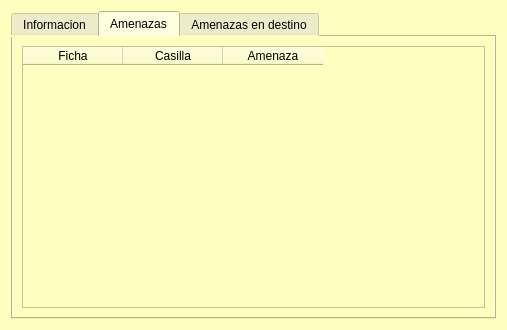
<?xml version="1.0" encoding="UTF-8"?>
<ui version="4.0">
 <class>frmShowFicha</class>
 <widget class="QDialog" name="frmShowFicha">
  <property name="geometry">
   <rect>
    <x>0</x>
    <y>0</y>
    <width>507</width>
    <height>330</height>
   </rect>
  </property>
  <property name="styleSheet">
   <string notr="true">background-color: rgb(253, 255, 190);</string>
  </property>
  <layout class="QHBoxLayout" name="horizontalLayout">
   <item>
    <widget class="QTabWidget" name="tabWidget">
     <property name="currentIndex">
      <number>1</number>
     </property>
     <widget class="QWidget" name="tab">
      <attribute name="title">
       <string>Informacion</string>
      </attribute>
      <layout class="QHBoxLayout" name="horizontalLayout_2">
       <item>
        <layout class="QVBoxLayout" name="verticalLayout">
         <item>
          <widget class="QLabel" name="lblName">
           <property name="text">
            <string>TextLabel</string>
           </property>
           <property name="alignment">
            <set>Qt::AlignCenter</set>
           </property>
          </widget>
         </item>
         <item>
          <widget class="QLabel" name="lblFicha">
           <property name="text">
            <string/>
           </property>
           <property name="pixmap">
            <pixmap resource="../images/glparchis.qrc">:/glparchis/fichaamarilla.png</pixmap>
           </property>
           <property name="alignment">
            <set>Qt::AlignCenter</set>
           </property>
          </widget>
         </item>
         <item>
          <widget class="QLabel" name="lblJugador">
           <property name="text">
            <string>TextLabel</string>
           </property>
           <property name="alignment">
            <set>Qt::AlignCenter</set>
           </property>
          </widget>
         </item>
         <item>
          <widget class="QLabel" name="lblRuta">
           <property name="text">
            <string>TextLabel</string>
           </property>
           <property name="alignment">
            <set>Qt::AlignCenter</set>
           </property>
          </widget>
         </item>
        </layout>
       </item>
      </layout>
     </widget>
     <widget class="QWidget" name="tab_2">
      <attribute name="title">
       <string>Amenazas</string>
      </attribute>
      <layout class="QHBoxLayout" name="horizontalLayout_3">
       <item>
        <widget class="QTableWidget" name="tblAmenazas">
         <property name="styleSheet">
          <string notr="true">background-color: rgb(253, 255, 190);</string>
         </property>
         <column>
          <property name="text">
           <string>Ficha</string>
          </property>
         </column>
         <column>
          <property name="text">
           <string>Casilla</string>
          </property>
         </column>
         <column>
          <property name="text">
           <string>Amenaza</string>
          </property>
         </column>
        </widget>
       </item>
      </layout>
     </widget>
     <widget class="QWidget" name="tab_3">
      <attribute name="title">
       <string>Amenazas en destino</string>
      </attribute>
      <layout class="QHBoxLayout" name="horizontalLayout_6">
       <item>
        <layout class="QVBoxLayout" name="verticalLayout_3">
         <item>
          <layout class="QHBoxLayout" name="horizontalLayout_4">
           <item>
            <widget class="QLabel" name="label">
             <property name="text">
              <string>Numero de casillas a avanzar</string>
             </property>
            </widget>
           </item>
           <item>
            <widget class="QComboBox" name="cmbDestino">
             <property name="sizeAdjustPolicy">
              <enum>QComboBox::AdjustToContents</enum>
             </property>
             <item>
              <property name="text">
               <string>Selecciona un numero</string>
              </property>
             </item>
             <item>
              <property name="text">
               <string>1</string>
              </property>
             </item>
             <item>
              <property name="text">
               <string>2</string>
              </property>
             </item>
             <item>
              <property name="text">
               <string>3</string>
              </property>
             </item>
             <item>
              <property name="text">
               <string>4</string>
              </property>
             </item>
             <item>
              <property name="text">
               <string>5</string>
              </property>
             </item>
             <item>
              <property name="text">
               <string>6</string>
              </property>
             </item>
             <item>
              <property name="text">
               <string>7</string>
              </property>
             </item>
             <item>
              <property name="text">
               <string>10</string>
              </property>
             </item>
             <item>
              <property name="text">
               <string>20</string>
              </property>
             </item>
            </widget>
           </item>
          </layout>
         </item>
         <item>
          <widget class="QGroupBox" name="group">
           <property name="title">
            <string>Amenazas en la casilla X</string>
           </property>
           <layout class="QHBoxLayout" name="horizontalLayout_5">
            <item>
             <widget class="QTableWidget" name="tblAmenazasDestino">
              <property name="styleSheet">
               <string notr="true">background-color: rgb(253, 255, 190);</string>
              </property>
              <column>
               <property name="text">
                <string>Ficha</string>
               </property>
              </column>
              <column>
               <property name="text">
                <string>Casilla</string>
               </property>
              </column>
              <column>
               <property name="text">
                <string>Amenaza</string>
               </property>
              </column>
             </widget>
            </item>
           </layout>
          </widget>
         </item>
        </layout>
       </item>
      </layout>
     </widget>
    </widget>
   </item>
  </layout>
 </widget>
 <resources>
  <include location="../images/glparchis.qrc"/>
 </resources>
 <connections/>
</ui>
